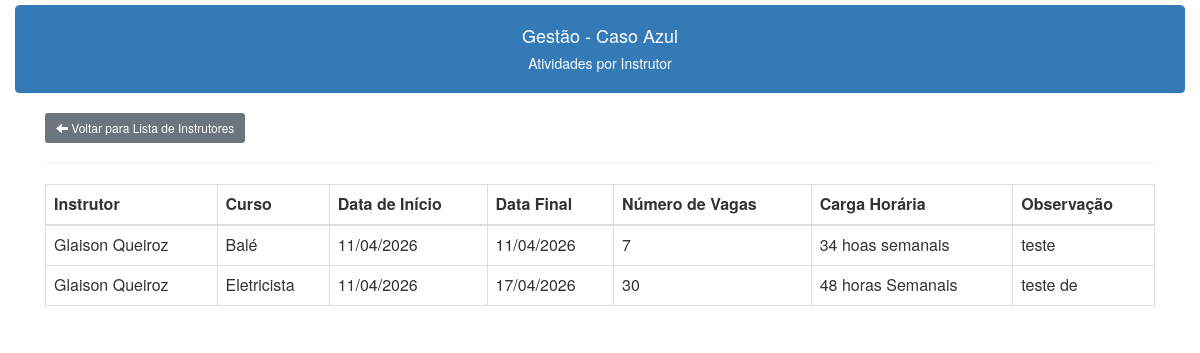
Page /instrutores/instrutor_atividade.php?id=1 (signed in) on the earlier database version.
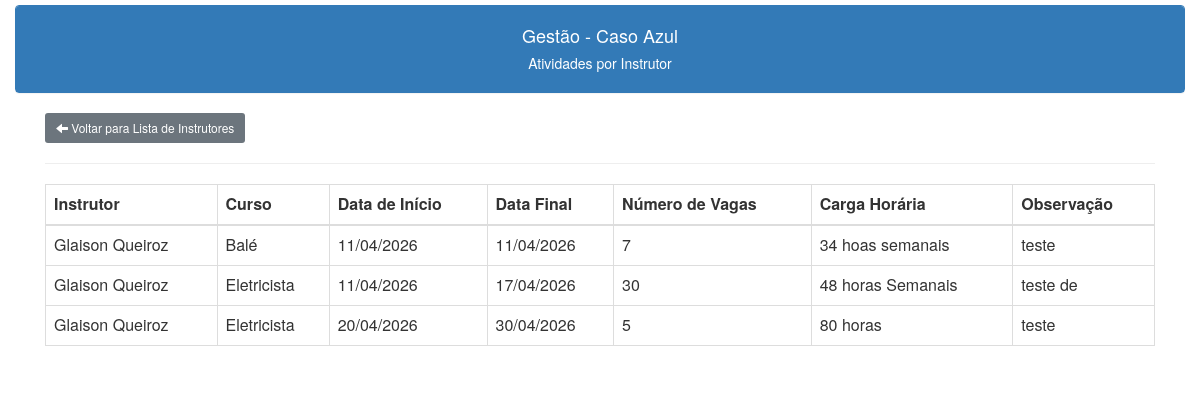
Same page on the later database version.
### tables this page shows
CREATE TABLE IF NOT EXISTS `atividades_realizadas` (
  `id` int NOT NULL AUTO_INCREMENT,
  `id_curso` int DEFAULT NULL,
  `data_inicio` date DEFAULT NULL,
  `data_final` date DEFAULT NULL,
  `id_instrutor` int DEFAULT NULL,
  `num_vagas` int DEFAULT NULL,
  `carga_horaria` varchar(100) DEFAULT NULL,
  `observacao` blob,
  PRIMARY KEY (`id`),
  KEY `FK_atividades_realizadas_cursos` (`id_curso`),
  KEY `FK_atividades_realizadas_instrutores` (`id_instrutor`),
  CONSTRAINT `FK_atividades_realizadas_cursos` FOREIGN KEY (`id_curso`) REFERENCES `cursos` (`ID`),
  CONSTRAINT `FK_atividades_realizadas_instrutores` FOREIGN KEY (`id_instrutor`) REFERENCES `instrutores` (`id`)
);

CREATE TABLE IF NOT EXISTS `instrutores` (
  `id` int NOT NULL AUTO_INCREMENT,
  `nome` varchar(150) NOT NULL,
  `cep` char(12) NOT NULL,
  `endereco` varchar(150) DEFAULT NULL,
  `bairro` varchar(100) DEFAULT NULL,
  `escolaridade` varchar(40) DEFAULT NULL,
  `fone1` varchar(20) DEFAULT NULL,
  `fone2` varchar(20) DEFAULT NULL,
  `fone3` varchar(20) DEFAULT NULL,
  `email` varchar(150) DEFAULT NULL,
  `id_curso` int NOT NULL DEFAULT '0',
  `datanasc` date DEFAULT NULL,
  `uf` char(2) NOT NULL,
  `cpf` char(11) NOT NULL,
  `identidade` varchar(20) NOT NULL,
  `cidade` varchar(100) NOT NULL,
  `observacao` blob,
  `banco` char(50) DEFAULT NULL,
  `agencia` char(6) DEFAULT NULL,
  `conta` char(15) DEFAULT NULL,
  `titular` varchar(90) DEFAULT NULL,
  `sexo` char(1) NOT NULL,
  `tipo_conta` varchar(50) NOT NULL DEFAULT '',
  `chave_pix` varchar(100) DEFAULT NULL,
  PRIMARY KEY (`id`) USING BTREE
);

CREATE TABLE IF NOT EXISTS `cursos` (
  `ID` int NOT NULL AUTO_INCREMENT,
  `descricao` varchar(150) NOT NULL,
  `observacao` blob,
  PRIMARY KEY (`ID`)
);

### instrutores/instrutor_atividade.php (the view, shortened to what this page needs)
<?php
include("../conexao.php");
include("../links.php");
?>
<!DOCTYPE html>
<html lang="pt-br">
<head>
    <link rel="stylesheet" href="../css/bootstrap.min.css">
</head>
<body>
    <div class="container-fluid">
        <div style="padding-top:5px;">
            <div class="panel panel-primary class">
                <div class="panel-heading text-center">
                    <h4>Gestão - Caso Azul</h4>
                    <h5>Atividades por Instrutor<h5>
                </div>
            </div>
        </div>
        <div class="container content-box">
            <a class="btn btn-secondary btn-sm" href="/casaazul/instrutores/instrutores_lista.php"><span class="glyphicon glyphicon-arrow-left"></span> Voltar para Lista de Instrutores</a>
            <hr>
            <?php
            $c_sql = "SELECT i.nome AS instrutor, c.descricao AS curso, ar.data_inicio, ar.data_final, ar.num_vagas, ar.carga_horaria, ar.observacao
            FROM atividades_realizadas ar
            JOIN instrutores i ON ar.id_instrutor = i.id
            JOIN cursos c ON ar.id_curso = c.id
            where ar.id_instrutor = " . $_GET['id'] . "
            ORDER BY i.nome, ar.data_inicio";
            $result = $conection->query($c_sql);
            if ($result->num_rows > 0) {
                echo "<table class='table table-bordered'>
                        <thead>
                            <tr>
                                <th>Instrutor</th>
                                <th>Curso</th>
                                <th>Data de Início</th>
                                <th>Data Final</th>
                                <th>Número de Vagas</th>
                                <th>Carga Horária</th>
                                <th>Observação</th>
                            </tr>
                        </thead>
                        <tbody>";
                while ($row = $result->fetch_assoc()) {
                    echo "<tr>
                            <td>{$row['instrutor']}</td>
                            <td>{$row['curso']}</td>
                            <td>" . date("d/m/Y", strtotime($row['data_inicio'])) . "</td>
                            <td>" . date("d/m/Y", strtotime($row['data_final'])) . "</td>
                            <td>{$row['num_vagas']}</td>
                            <td>{$row['carga_horaria']}</td>
                            <td>{$row['observacao']}</td>
                          </tr>";
                }
                echo "</tbody></table>";
            } else {
                echo "<p>Nenhuma atividade encontrada.</p>";
            }
            ?>
        </div>
    </div>
</body>
</html>

Differences in the rows shown:
added atividades_realizadas: id_instrutor.nome "Glaison Queiroz", id_curso.descricao "Eletricista", data_inicio "20/04/2026", data_final "30/04/2026", num_vagas "5", carga_horaria "80 horas", observacao "teste"
